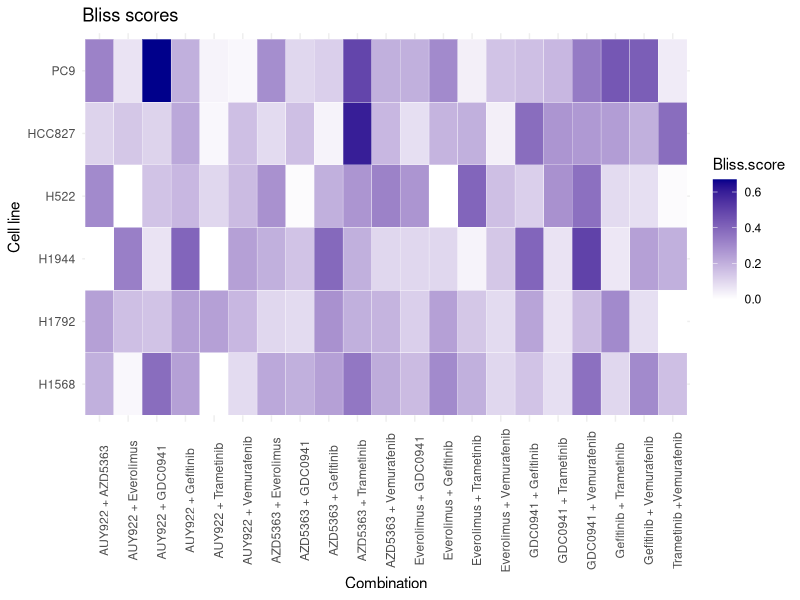

The R source for this figure:
library(ggplot2)
data<-read.csv("Lisa_data_bliss_option1 copy.csv")
ggplot(data, aes(Combinations, Cell.line)) +
  ggtitle('Bliss scores') +
  theme_bw() +
  xlab('Combination') +
  ylab('Cell line') +
  geom_tile(aes(fill = Bliss.score), color='white') +
  scale_fill_gradient(low = 'white', high = 'darkblue', space = 'Lab') +
  theme(axis.text.x=element_text(angle=90),
        axis.ticks=element_blank(),
        axis.line=element_blank(),
        panel.border=element_blank(),
        panel.grid.major=element_line(color='#eeeeee'))

